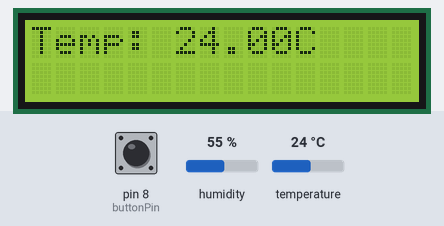
This sketch was run on a simulated Arduino Uno, built with avr-gcc and run on an emulated ATmega328P. Shown: 16×2 character LCD. The test bench sets the inputs (shaded band); at power-on: temperature 24 °C, pin 8 (buttonPin) HIGH, humidity 55 %. What the sketch prints to the serial monitor is not drawn.

Above: at 1.2 s.
1.3 s: temperature set to 33 °C
At 5.9 s:
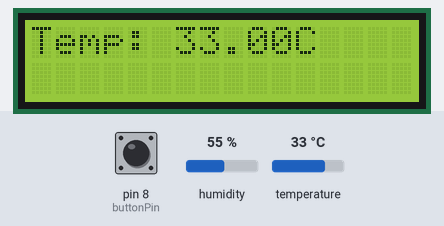
7.2 s: pin 8 (buttonPin) pulled LOW for 3 s
20.3 s: humidity set to 88 %
At 27.1 s:
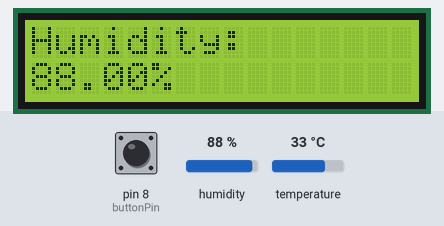
30.9 s: humidity set to 22 %
At 37.4 s:
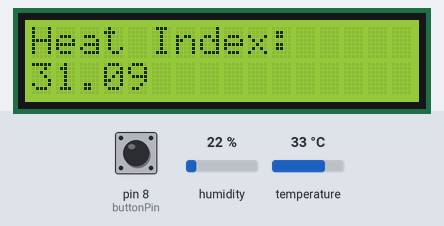
37.5 s: temperature set to 12 °C
At 44.2 s:
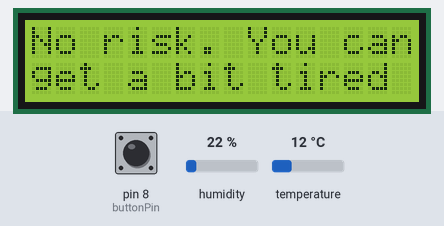
Timing chart, 0 to 44.4 s (numbered marks = the images above; inputs shaded):
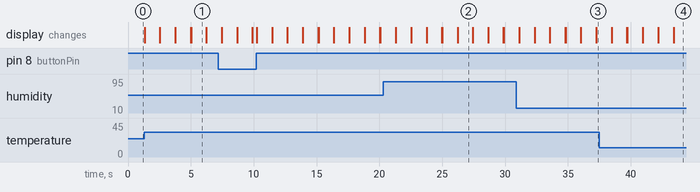

Measured:
- what the display in image 1 shows lasts 1.2 s, from 5.0 s to 6.2 s

The sketch:

weather_station.ino
```cpp
#include <Wire.h>
#include <LiquidCrystal_I2C.h>

// library DHT sensor library by Adafruit
#include "DHT.h"
#define DHTPIN 2     // Digital pin connected to the DHT sensor
#define DHTTYPE DHT11   // DHT 11
DHT dht(DHTPIN, DHTTYPE);

int buttonPin = 8;

LiquidCrystal_I2C lcd(0x27, 16, 2);  // Set the LCD I2C address

void setup() {
  Serial.begin(9600);
  Serial.println(F("DHTxx test!"));


  dht.begin();
  pinMode(buttonPin, INPUT);

  lcd.init();
  lcd.backlight();
}

void loop() {

//  lcd.noBacklight();
  bool pressed = digitalRead(buttonPin); // read button

  if (!pressed) {
    lcd.noBacklight();
    return;
  }

  lcd.backlight();

  float f = dht.readTemperature(true);
  float t = dht.readTemperature(); // read humidity
  float h = dht.readHumidity();    // read temperature

  if (isnan(h) || isnan(t) || isnan(f)) {
      Serial.println(F("Failed to read from DHT sensor!"));
      delay(1000);
      return;
  }

  float hif = dht.computeHeatIndex(f, h);
  float hic = dht.computeHeatIndex(t, h, false);

  float humidityPercents = h;
  float temperatureCelsius = t;
  float heatIndexCelsius = hic;

  lcd.clear();
  lcd.setCursor(0, 0);

  lcd.print("Temp: " + String(temperatureCelsius) + "C");
  delay(1200);
  lcd.clear();

  lcd.print("Humidity: ");
  lcd.setCursor(0, 1);
  lcd.print(String(humidityPercents) + "%");
  delay(1200);
  lcd.clear();

  lcd.print("Heat Index: ");
  lcd.setCursor(0, 1);
  lcd.print(String(heatIndexCelsius));
  delay(1200);
  lcd.clear();


  if (heatIndexCelsius > 50) {
    lcd.print("Seriuos Risk of");
    lcd.setCursor(0, 1);
    lcd.print("heatstroke");
  } else if (heatIndexCelsius > 29 && heatIndexCelsius < 50){
    lcd.print("Intermediate risk of");
    lcd.setCursor(0, 1);
    lcd.print("heatstroke on sport");
  } else {
    lcd.print("No risk. You can only");
    lcd.setCursor(0, 1);
    lcd.print("get a bit tired");
  }

  delay(1200);
  lcd.clear();
}
```
